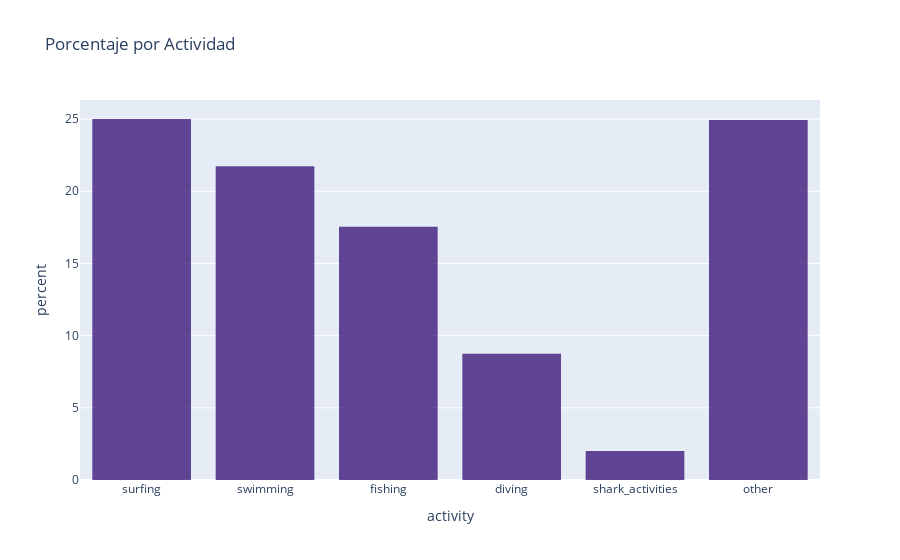

Notebook source saved alongside this figure:
### Code cell
fig = px.histogram(attacks, x="activity", histnorm='percent',
                  title='Porcentaje por Actividad',
                   color_discrete_sequence=['#330C73'],
                   opacity=0.75,
                   category_orders={"activity":["surfing","swimming","fishing", "diving", "shark_activities", "other"]},
                   )
fig.update_layout(bargap=0.2)
fig.update_xaxes(categoryorder='array')
fig.show()

# ¿Cuál es el porcentaje de ataques para cada actividad (sobre el total de ataques)?

### Figure 1 — Plotly figure (JSON) as saved in the notebook; plotly's stock layout.template omitted (floating-point values rounded to 4 significant figures; data arrays with more than 128 entries replaced by an {"elided": "..."} marker saying what was removed)
{"data": [{"alignmentgroup": "True", "bingroup": "x", "histnorm": "percent", "hovertemplate": "activity=%{x}<br>percent=%{y}<extra></extra>", "legendgroup": "", "marker": {"color": "#330C73", "opacity": 0.75, "pattern": {"shape": ""}}, "name": "", "offsetgroup": "", "orientation": "v", "showlegend": false, "type": "histogram", "x": {"elided": "6302 str values"}, "xaxis": "x", "yaxis": "y"}], "layout": {"bargap": 0.2, "barmode": "relative", "legend": {"tracegroupgap": 0}, "title": {"text": "Porcentaje por Actividad"}, "xaxis": {"anchor": "y", "categoryarray": ["surfing", "swimming", "fishing", "diving", "shark_activities", "other"], "categoryorder": "array", "domain": [0, 1], "title": {"text": "activity"}}, "yaxis": {"anchor": "x", "domain": [0, 1], "title": {"text": "percent"}}}}
